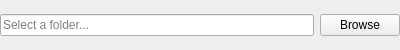
<?xml version="1.0" encoding="UTF-8"?>
<ui version="4.0">
 <class>FolderSelectorWidget</class>
 <widget class="QWidget" name="FolderSelectorWidget">
  <property name="geometry">
   <rect>
    <x>0</x>
    <y>0</y>
    <width>400</width>
    <height>50</height>
   </rect>
  </property>
  <property name="windowTitle">
   <string>Form</string>
  </property>
  <layout class="QHBoxLayout" name="horizontalLayout">
   <property name="leftMargin">
    <number>0</number>
   </property>
   <property name="topMargin">
    <number>0</number>
   </property>
   <property name="rightMargin">
    <number>0</number>
   </property>
   <property name="bottomMargin">
    <number>0</number>
   </property>
   <item>
    <widget class="QLineEdit" name="pathLineEdit">
     <property name="placeholderText">
      <string>Select a folder...</string>
     </property>
    </widget>
   </item>
   <item>
    <widget class="QPushButton" name="browseButton">
     <property name="text">
      <string>Browse</string>
     </property>
    </widget>
   </item>
  </layout>
 </widget>
 <resources/>
 <connections/>
</ui>
